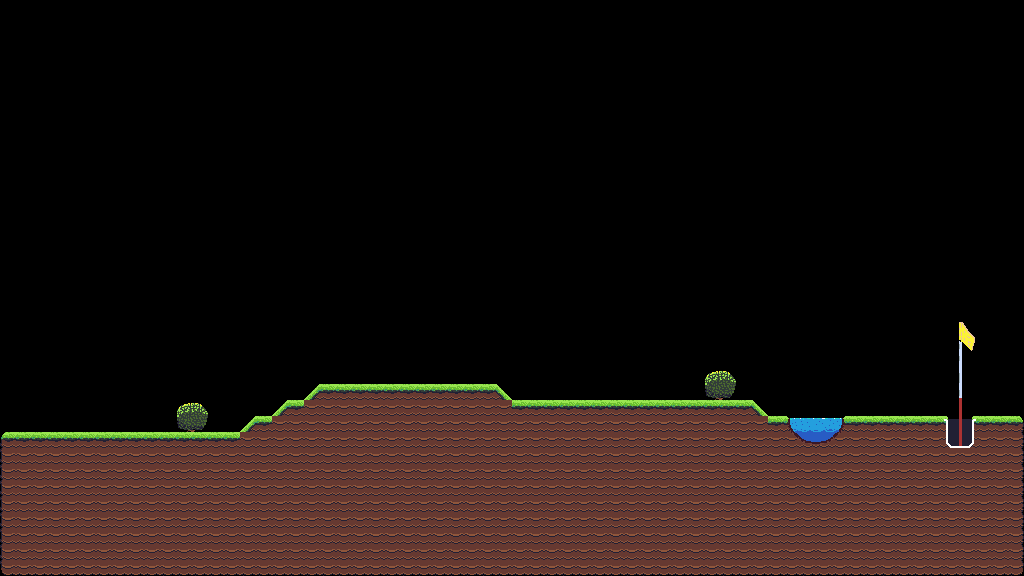

Below is a game level as drawn by its tile map, then a one-line description and the .tmx that defines it (tile-layer data replaced by summaries):
An orthogonal 64x36 tile map with 16x16 px tiles, 1 tile layer (Level), 2 tilesets and 203 objects (128x collide, 2x bushes, 2x finish).

<map version="1.10" tiledversion="1.11.1" orientation="orthogonal" renderorder="right-down" width="64" height="36" tilewidth="16" tileheight="16" infinite="0" nextlayerid="9" nextobjectid="9271">
 <tileset firstgid="1" name="prototype" tilewidth="16" tileheight="16" tilecount="128" columns="16">
  <image source="images/prototype.png" width="256" height="128" />
  <tile id="0" type="ground" />
  <tile id="1" type="ground" />
  <tile id="2" type="ground" />
  <tile id="3" type="ground" />
  <tile id="4" type="ground" />
 </tileset>
 <tileset firstgid="129" name="all2" tilewidth="16" tileheight="16" tilecount="210" columns="14">
  <image source="images/all2.png" width="224" height="244" />
 </tileset>
 <layer id="1" name="Level" width="64" height="36">
  <data>[2304 cells, 690 non-empty, 40 distinct tile ids]</data>
 </layer>
 <objectgroup id="8" name="Pool_Object">
  <object id="9260" x="790.875" y="428.25">
   <polygon points="0,0 13.5,13.5 35.625,14 49.375,0.75 34.625,18.375 9.125,17.75" />
  </object>
  <object id="9260" x="790.875" y="428.25">
   <polygon points="0,0 13.5,13.5 35.625,14 49.375,0.75 34.625,18.375 9.125,17.75" />
  </object>
 </objectgroup>
 <objectgroup id="7" name="Bushes_Leaf_Object">
  <object id="9254" name="bushes" x="704" y="368" width="32" height="32" />
  <object id="9257" name="bushes" x="176" y="400" width="32" height="32" />
 </objectgroup>
 <objectgroup id="6" name="Bushes_Object">
  <object id="9253" x="707" y="371.5" width="26.5" height="28.5" />
  <object id="9253" x="707" y="371.5" width="26.5" height="28.5" />
  <object id="9256" x="179" y="403.5" width="26.5" height="28.5" />
  <object id="9256" x="179" y="403.5" width="26.5" height="28.5" />
 </objectgroup>
 <objectgroup id="2" name="Ground_Object">
  <object id="9061" type="collide" x="1008" y="416" width="16" height="16" />
  <object id="9062" type="collide" x="0" y="432" width="16" height="16" />
  <object id="9063" type="collide" x="320" y="384" width="16" height="16" />
  <object id="9064" type="collide" x="336" y="384" width="16" height="16" />
  <object id="9065" type="collide" x="352" y="384" width="16" height="16" />
  <object id="9066" type="collide" x="368" y="384" width="16" height="16" />
  <object id="9067" type="collide" x="384" y="384" width="16" height="16" />
  <object id="9068" type="collide" x="400" y="384" width="16" height="16" />
  <object id="9069" type="collide" x="416" y="384" width="16" height="16" />
  <object id="9070" type="collide" x="432" y="384" width="16" height="16" />
  <object id="9071" type="collide" x="448" y="384" width="16" height="16" />
  <object id="9072" type="collide" x="464" y="384" width="16" height="16" />
  <object id="9073" type="collide" x="480" y="384" width="16" height="16" />
  <object id="9074" type="collide" x="288" y="400" width="16" height="16" />
  <object id="9075" type="collide" x="512" y="400" width="16" height="16" />
  <object id="9076" type="collide" x="528" y="400" width="16" height="16" />
  <object id="9077" type="collide" x="544" y="400" width="16" height="16" />
  <object id="9078" type="collide" x="560" y="400" width="16" height="16" />
  <object id="9079" type="collide" x="576" y="400" width="16" height="16" />
  <object id="9080" type="collide" x="592" y="400" width="16" height="16" />
  <object id="9081" type="collide" x="608" y="400" width="16" height="16" />
  <object id="9082" type="collide" x="624" y="400" width="16" height="16" />
  <object id="9083" type="collide" x="640" y="400" width="16" height="16" />
  <object id="9084" type="collide" x="656" y="400" width="16" height="16" />
  <object id="9085" type="collide" x="672" y="400" width="16" height="16" />
  <object id="9086" type="collide" x="688" y="400" width="16" height="16" />
  <object id="9087" type="collide" x="736" y="400" width="16" height="16" />
  <object id="9088" type="collide" x="256" y="416" width="16" height="16" />
  <object id="9089" type="collide" x="768" y="416" width="16" height="16" />
  <object id="9090" type="collide" x="848" y="416" width="16" height="16" />
  <object id="9091" type="collide" x="864" y="416" width="16" height="16" />
  <object id="9092" type="collide" x="880" y="416" width="16" height="16" />
  <object id="9093" type="collide" x="896" y="416" width="16" height="16" />
  <object id="9094" type="collide" x="912" y="416" width="16" height="16" />
  <object id="9095" type="collide" x="928" y="416" width="16" height="16" />
  <object id="9096" type="collide" x="976" y="416" width="16" height="16" />
  <object id="9097" type="collide" x="992" y="416" width="16" height="16" />
  <object id="9098" type="collide" x="16" y="432" width="16" height="16" />
  <object id="9099" type="collide" x="32" y="432" width="16" height="16" />
  <object id="9100" type="collide" x="48" y="432" width="16" height="16" />
  <object id="9101" type="collide" x="64" y="432" width="16" height="16" />
  <object id="9102" type="collide" x="80" y="432" width="16" height="16" />
  <object id="9103" type="collide" x="96" y="432" width="16" height="16" />
  <object id="9104" type="collide" x="112" y="432" width="16" height="16" />
  <object id="9105" type="collide" x="128" y="432" width="16" height="16" />
  <object id="9106" type="collide" x="144" y="432" width="16" height="16" />
  <object id="9107" type="collide" x="160" y="432" width="16" height="16" />
  <object id="9108" type="collide" x="208" y="432" width="16" height="16" />
  <object id="9109" type="collide" x="224" y="432" width="16" height="16" />
  <object id="9110" type="collide" x="0" y="560" width="16" height="16" />
  <object id="9111" type="collide" x="0" y="448" width="16" height="16" />
  <object id="9112" type="collide" x="0" y="464" width="16" height="16" />
  <object id="9113" type="collide" x="0" y="480" width="16" height="16" />
  <object id="9114" type="collide" x="0" y="496" width="16" height="16" />
  <object id="9115" type="collide" x="0" y="512" width="16" height="16" />
  <object id="9116" type="collide" x="0" y="528" width="16" height="16" />
  <object id="9117" type="collide" x="0" y="544" width="16" height="16" />
  <object id="9118" type="collide" x="1008" y="560" width="16" height="16" />
  <object id="9119" type="collide" x="1008" y="432" width="16" height="16" />
  <object id="9120" type="collide" x="1008" y="448" width="16" height="16" />
  <object id="9121" type="collide" x="1008" y="464" width="16" height="16" />
  <object id="9122" type="collide" x="1008" y="480" width="16" height="16" />
  <object id="9123" type="collide" x="1008" y="496" width="16" height="16" />
  <object id="9124" type="collide" x="1008" y="512" width="16" height="16" />
  <object id="9125" type="collide" x="1008" y="528" width="16" height="16" />
  <object id="9126" type="collide" x="1008" y="544" width="16" height="16" />
  <object id="9127" x="320" y="384" width="16" height="16" />
  <object id="9128" x="336" y="384" width="16" height="16" />
  <object id="9129" x="352" y="384" width="16" height="16" />
  <object id="9130" x="368" y="384" width="16" height="16" />
  <object id="9131" x="384" y="384" width="16" height="16" />
  <object id="9132" x="400" y="384" width="16" height="16" />
  <object id="9133" x="416" y="384" width="16" height="16" />
  <object id="9134" x="432" y="384" width="16" height="16" />
  <object id="9135" x="448" y="384" width="16" height="16" />
  <object id="9136" x="464" y="384" width="16" height="16" />
  <object id="9137" x="480" y="384" width="16" height="16" />
  <object id="9138" x="288" y="400" width="16" height="16" />
  <object id="9139" x="512" y="400" width="16" height="16" />
  <object id="9140" x="528" y="400" width="16" height="16" />
  </objectgroup>
 <objectgroup id="3" name="Hole_Object">
  <!-- 8 objects omitted --></objectgroup>
 <objectgroup id="5" name="Spawn_Object">
  <!-- 1 objects omitted --></objectgroup>
</map>
<!-- 115 of 203 objects omitted -->
